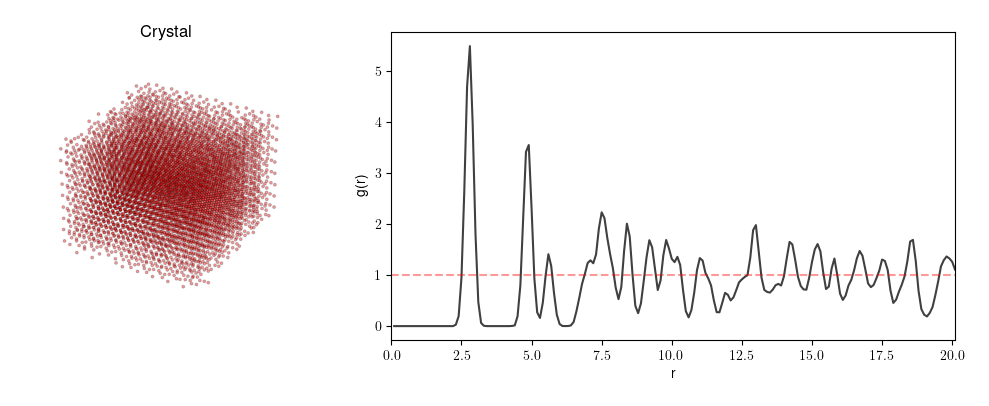

Reproduce this figure in Python.
import sys
import os
sys.path.append('..')
import numpy as np
import matplotlib.pyplot as plt
from mpl_toolkits.mplot3d import Axes3D
from rdfpy import rdf3d

from matplotlib import rc
from multiprocessing import freeze_support

#added support for IDEs, Windows and just general multiprocessing 'endless loop error' protection
def main():
    rc('font',**{'family':'sans-serif','sans-serif':['Helvetica']})
    rc('text', usetex=True)
    #adding folder_path of script to construct absolute pathing for relative file access
    folder_path = os.path.dirname(os.path.abspath(__file__))
    particles = np.load(os.path.join(folder_path,'./crystal.npy'))

    fig = plt.figure(figsize=(9, 9))
    ax = fig.add_subplot(111, projection='3d')
    ax.scatter(particles[:, 0], particles[:, 1], particles[:, 2], color='r', alpha=0.4, edgecolors='k', s=25)
    plt.axis('off')
    plt.savefig(os.path.join(folder_path,'./crystal-particles.png'), bbox_inches='tight', pad_inches=0.0)
    plt.close()

    g_r, radii = rdf3d(particles, dr=0.1)

    image = plt.imread(os.path.join(folder_path,'./crystal-particles.png'))

    fig, axes = plt.subplots(1, 2, figsize=(12, 4), gridspec_kw={'width_ratios': [1, 2]})

    axes[0].imshow(image)
    axes[0].axis('off')
    axes[0].set_title(r'Crystal')

    axes[1].plot(radii, g_r, color='k', alpha=0.75)
    axes[1].hlines(y=1.0, xmin=0.0, xmax=max(radii), color='r', linestyle='--', alpha=0.4)
    axes[1].set_ylabel(r'g(r)')
    axes[1].set_xlabel(r'r')
    axes[1].set_xlim(0.0, max(radii))
    plt.savefig(os.path.join(folder_path,'./crystal.png'), bbox_inches='tight', pad_inches=0.25)
    plt.show()

if __name__ == "__main__":
    freeze_support()
    main()
